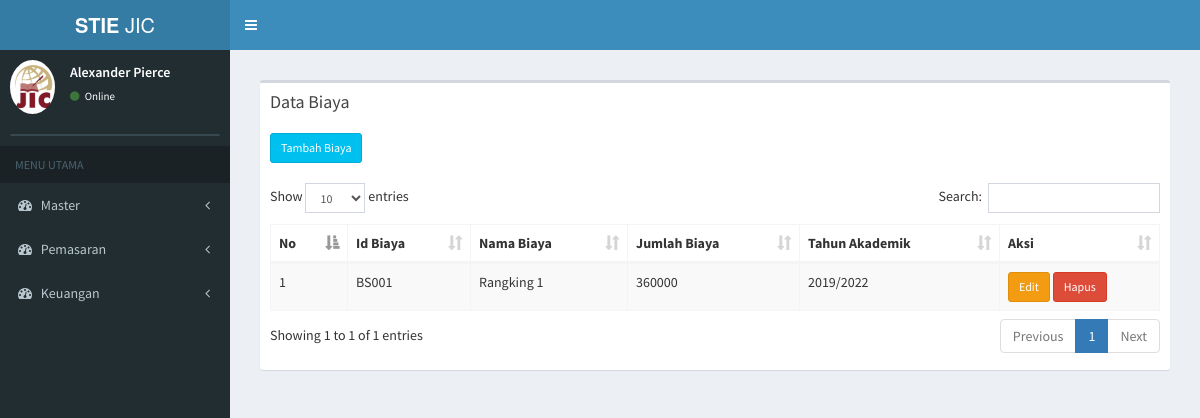
Page /index.php/master_biaya_sekolah on the earlier database version.
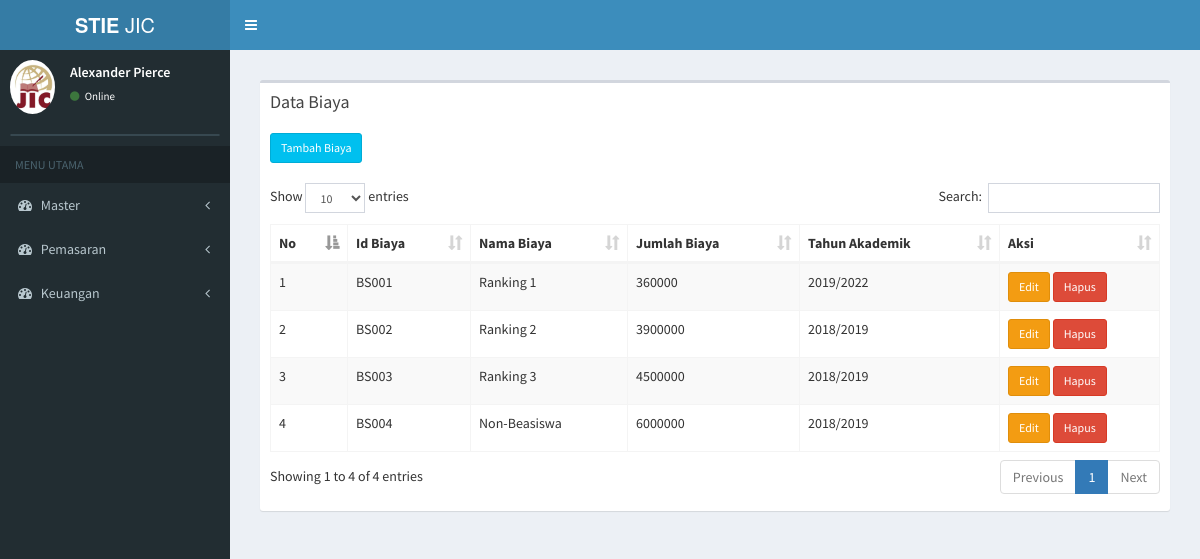
Same page on the later database version.
### tables this page shows
CREATE TABLE `tb_biaya` (
  `id_biaya` varchar(6) NOT NULL,
  `nama_biaya` varchar(25) NOT NULL,
  `jumlah_biaya` int(10) NOT NULL,
  `periode` varchar(10) NOT NULL
);

### application/controllers/master_biaya_sekolah.php (called while the page is built, shortened)
<?php
class Master_biaya_sekolah extends CI_Controller {
	public function __construct()
	{
		$this->load->model('biaya_sekolah_model');
	}
	public function index(){
				$data['data_biaya'] = $this->biaya_sekolah_model->data_biaya();
				$data['main_view'] = 'Biaya_sekolah/master_biaya_sekolah_view';
				$this->load->view('template', $data);
	}
}

### index.php (called while the page is built, shortened)
<?php
require_once BASEPATH.'core/CodeIgniter.php';

### application/models/biaya_sekolah_model.php (called while the page is built, shortened)
<?php
class Biaya_sekolah_model extends CI_Model {
	public function data_biaya(){
		return $this->db->get('tb_biaya')->result();
	}
}

### application/views/Biaya_sekolah/master_biaya_sekolah_view.php (the view, shortened to what this page needs)
<section class="content">
      <div class="row">
        <div class="col-xs-12">
          <div class="box">
            <div class="box-header">
              <h3 class="box-title">Data Biaya</h3>
            </div>
            <div class="box-body">
              <table id="example1" class="table table-bordered table-striped">
              <a href="<?php echo base_url() ?>master_biaya_sekolah/page_tambah_biaya_sekolah" class="btn btn-info btn-sm" > Tambah Biaya</a> <br> <br>
                <thead>
                <tr>
                  <th>No</th>
                  <th>Id Biaya</th>
                  <th>Nama Biaya</th>
                  <th>Jumlah Biaya</th>
                  <th>Tahun Akademik</th>
                  <th>Aksi</th>
                </tr>
                </thead>
                <tbody>
                <?php
                $no = 0;
                $alert = "'Apakah anda yakin mengapus data ini ?'";
                foreach ($data_biaya as $data) {
                  echo '
                <tr>
                  <td>'.++$no.'</td>
                  <td>'.$data->id_biaya.'
                  </td>
                  <td>'.$data->nama_biaya.'</td>
                  <td>'.$data->jumlah_biaya.'</td>
                  <td>'.$data->periode.'</td>
                  <td>
                      <a href="'.base_url('master_biaya_sekolah/edit_biaya_sekolah/'.$data->id_biaya).'" class="btn btn-warning btn-sm" >Edit </a>
                      <a href="'.base_url('master_biaya_sekolah/hapus_biaya_sekolah/'.$data->id_biaya).'" class="btn btn-danger btn-sm" onclick="return confirm('.$alert.')">Hapus</a>
                  </td>
                </tr>
                ';
              }
              ?>
                </tbody>
              </table>
            </div>
          </div>
        </div>
      </div>
    </section>

Differences in the rows shown:
changed tb_biaya "BS001": nama_biaya "Rangking 1" → "Ranking 1"
added tb_biaya: id_biaya "BS002", nama_biaya "Ranking 2", jumlah_biaya "3900000", periode "2018/2019"
added tb_biaya: id_biaya "BS003", nama_biaya "Ranking 3", jumlah_biaya "4500000", periode "2018/2019"
added tb_biaya: id_biaya "BS004", nama_biaya "Non-Beasiswa", jumlah_biaya "6000000", periode "2018/2019"
Other differences:
text written by a page script: "Show entries Search: Showing 1 to 1 of 1 entries Previous 1 Next" → "Show entries Search: Showing 1 to 4 of 4 entries Previous 1 Next"
